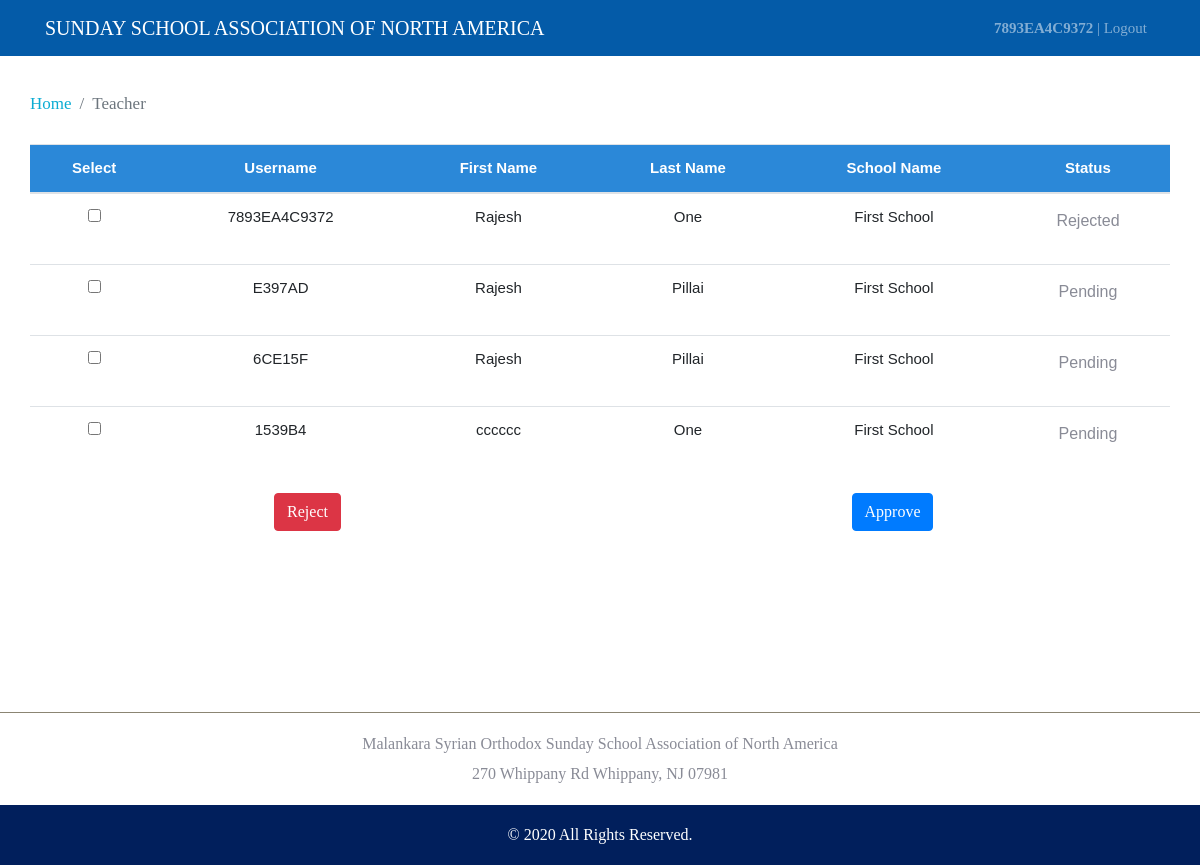
/teacher (signed in), run on the app's committed database.
### exam/models.py (models this page shows, shortened)
class User(AbstractUser):
    is_student = models.BooleanField(default=False)
    email = models.EmailField(unique=True)

class Student(models.Model):
    user = models.OneToOneField(User, on_delete=models.CASCADE,)
    school = models.ForeignKey(School, on_delete=models.CASCADE, related_name='school')
    gender = models.CharField(max_length=10, default='')
    age = models.IntegerField( default=0)
    address = models.CharField(max_length=255, default='')
    address2 = models.CharField(max_length=255, default='')
    city = models.CharField(max_length=255, default='')
    state = models.CharField(max_length=255, default='')
    zipcode = models.IntegerField( default=0)
    phoneno = models.CharField( default='', max_length=15,)
    score = models.IntegerField(default=0)
    accademicYear = models.IntegerField( default=0)
    is_approved = models.BooleanField(default=False)
    status = models.IntegerField( default=0)
    def __str__(self):
        return self.user.username

class School(models.Model):
    name = models.CharField(max_length=255)
    description = models.CharField(max_length=255)
    is_active = models.BooleanField(default=False)

### exam/views/teacher.py (the view)
# urls.py: path('teacher', TeacherHome.as_view(), name='teacher'),
@method_decorator([login_required], name='dispatch')
class TeacherHome(ListView):
    context_object_name = 'students'
    model = Student
    paginate_by = 10
    template_name = 'teachers/home.html'
    print("...TeacherHome.......")
    def get_context_data(self, **kwargs):
        context = super(TeacherHome, self).get_context_data(**kwargs)
        print("...TeacherHome.......", context)
        return context

### templates/teachers/home.html (shortened to what this page needs)
{% extends 'baseexam.html' %}
{% block style %}
{% load static %}
<link href="{% static 'css/teachers.css' %}" rel="stylesheet">
{% endblock %}
{% block content %}
<div style="min-height: 55vh;">
<br>
  {% include 'includes/breadcrumb.html' %}
    <br>
    <div class="col-12">
      <table class="table">
        <thead class="table-heading">
          <tr>
          <th>Select</th>
          <th>Username</th>
          <th>First Name</th>
          <th>Last Name</th>
          <th>School Name</th>
          <th>Status</th>
        </tr>
        </thead>
    {% for student in students %}
      <tr class="{% cycle 'row1' 'row2' %}">
        <td><input name="studentid" type="checkbox" value="{{ student.id }}" /></td>
        <td>{{ student.user.username }}</td>
        <td>{{ student.user.first_name }}</td>
        <td>{{ student.user.last_name }}</td>
        <td>{{ student.school.name }}</td>
        <td>{% if student.status == 0	%}
          <p>Pending</p>
        {% elif student.status == 1 %}
          <p>Approved</p>
        {% else %}
        <p>Rejected</p>
        {% endif %}</td>
     </tr>
    {% empty %}
      <div class="col-sm-6" style="margin-top: 10pt;"><p class="text-warning">No students registred.</p></div>
    {% endfor %}
  </table>
{% if students %}
<div class="row">
  <div class="col-6">
    <button class="btn btn-danger"  onclick="saveStudent(2)">Reject</button>
  </div>
  <div class="col-6"><button class="btn btn-primary"  onclick="saveStudent(1)">Approve</button></div>
  </div>
  </div>
{% endif %}
</div>
{% endblock %}

### templates/includes/navexam.html (shortened to what this page needs)
{% with url_name=request.resolver_match.url_name %}
<nav class="navbar navbar-expand-lg navbar-dark bg-brown static-top" style="background-color: #045ba8 !important;">
    <div class="container">
        <a class="navbar-brand" href="{% url 'home' %}">SUNDAY SCHOOL ASSOCIATION OF NORTH AMERICA </a>
        <div class="collapse navbar-collapse" id="navbarResponsive">
            <ul class="navbar-nav ml-auto">
                {% if user.is_authenticated %}
                <li class="nav-item">
                     <a class="nav-link {% if url_name == 'studentlogout' %} active {% endif %}"
                        href="{% url 'studentlogout' %}"> <strong>{{ user.username }}</strong> | Logout</a>
                </li>
                {% endif %}
            </ul>
        </div>
    </div>
</nav>
{% endwith %}

### static/css/app-sample.css (style rules this page uses)
body { font-family:HelveticaNowText-Regular; position:relative; font-weight:400; font-size:15px }
ul { padding:0; margin:0 }
li { list-style:none }
p { font-size:16px; line-height:30px; color:#898b96; font-weight:300 }
a { color:#0bacd3 }
.col-1, .col-2, .col-3, .col-4, .col-5, .col-6, .col-7, .col-8, .col-9, .col-10, .col-11, .col-12, .col, .col-auto, .col-sm-1, .col-sm-2, .col-sm-3, .col-sm-4, .col-sm-5, .col-sm-6, .col-sm-7, .col-sm-8, .col-sm-9, .col-sm-10, .col-sm-11, .col-sm-12, .col-sm, .col-sm-auto, .col-md-1, .col-md-2, .col-md-3, .col-md-4, .col-md-5, .col-md-6, .col-md-7, .col-md-8, .col-md-9, .col-md-10, .col-md-11, .col-md-12, .col-md, .col-md-auto, .col-lg-1, .col-lg-2, .col-lg-3, .col-lg-4, .col-lg-5, .col-lg-6, .col-lg-7, .col-lg-8, .col-lg-9, .col-lg-10, .col-lg-11, .col-lg-12, .col-lg, .col-lg-auto, .col-xl-1, .col-xl-2, .col-xl-3, .col-xl-4, .col-xl-5, .col-xl-6, .col-xl-7, .col-xl-8, .col-xl-9, .col-xl-10, .col-xl-11, .col-xl-12, .col-xl, .col-xl-auto { padding-left: 0px; padding-right: 0px; }
.bg-brown { background-color: #7f5604 !important }

### static/css/teachers.css (style rules this page uses)
.table-heading { background-color: #2b88d8!important; font-weight: bold; color: white; }

### templates/teachers/home.html (style rules this page uses)
.table { font-family: arial, sans-serif; border-collapse: collapse; width: 100%; }

### data on the page
User: username "7893EA4C9372"
Student: user.username "7893EA4C9372", user.first_name "Rajesh", user.last_name "One", school.name "First School", status "Rejected"
Student: user.username "E397AD", user.first_name "Rajesh", user.last_name "Pillai", school.name "First School", status "Pending"
Student: user.username "6CE15F", user.first_name "Rajesh", user.last_name "Pillai", school.name "First School", status "Pending"
Student: user.username "1539B4", user.first_name "cccccc", user.last_name "One", school.name "First School", status "Pending"

### other printed values
{{ url_name|title }} "Teacher"
